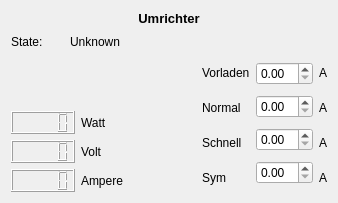
<ui version="4.0" >
 <class>PowerSupplyClass</class>
 <widget class="QWidget" name="PowerSupplyClass" >
  <property name="geometry" >
   <rect>
    <x>0</x>
    <y>0</y>
    <width>338</width>
    <height>203</height>
   </rect>
  </property>
  <property name="windowTitle" >
   <string>PowerSupply</string>
  </property>
  <layout class="QGridLayout" name="gridLayout" >
   <item row="0" column="0" colspan="6" >
    <widget class="QLabel" name="label_2" >
     <property name="text" >
      <string>&lt;!DOCTYPE HTML PUBLIC "-//W3C//DTD HTML 4.0//EN" "http://www.w3.org/TR/REC-html40/strict.dtd">
&lt;html>&lt;head>&lt;meta name="qrichtext" content="1" />&lt;style type="text/css">
p, li { white-space: pre-wrap; }
&lt;/style>&lt;/head>&lt;body style=" font-family:'Sans Serif'; font-size:10pt; font-weight:400; font-style:normal;">
&lt;p align="center" style=" margin-top:0px; margin-bottom:0px; margin-left:0px; margin-right:0px; -qt-block-indent:0; text-indent:0px;">&lt;span style=" font-weight:600;">Umrichter&lt;/span>&lt;/p>&lt;/body>&lt;/html></string>
     </property>
    </widget>
   </item>
   <item row="1" column="0" colspan="2" >
    <layout class="QHBoxLayout" name="horizontalLayout" >
     <item>
      <widget class="QLabel" name="label" >
       <property name="text" >
        <string>State:</string>
       </property>
      </widget>
     </item>
     <item>
      <widget class="QLabel" name="label_state" >
       <property name="text" >
        <string>Unknown</string>
       </property>
      </widget>
     </item>
    </layout>
   </item>
   <item row="1" column="2" colspan="4" >
    <spacer name="horizontalSpacer_4" >
     <property name="orientation" >
      <enum>Qt::Horizontal</enum>
     </property>
     <property name="sizeHint" stdset="0" >
      <size>
       <width>45</width>
       <height>20</height>
      </size>
     </property>
    </spacer>
   </item>
   <item row="2" column="0" >
    <spacer name="verticalSpacer" >
     <property name="orientation" >
      <enum>Qt::Vertical</enum>
     </property>
     <property name="sizeHint" stdset="0" >
      <size>
       <width>20</width>
       <height>17</height>
      </size>
     </property>
    </spacer>
   </item>
   <item rowspan="4" row="2" column="3" >
    <layout class="QVBoxLayout" name="verticalLayout_3" >
     <item>
      <widget class="QLabel" name="label_6" >
       <property name="text" >
        <string>Vorladen</string>
       </property>
      </widget>
     </item>
     <item>
      <widget class="QLabel" name="label_7" >
       <property name="text" >
        <string>Normal</string>
       </property>
      </widget>
     </item>
     <item>
      <widget class="QLabel" name="label_8" >
       <property name="text" >
        <string>Schnell</string>
       </property>
      </widget>
     </item>
     <item>
      <widget class="QLabel" name="label_12" >
       <property name="text" >
        <string>Sym</string>
       </property>
      </widget>
     </item>
    </layout>
   </item>
   <item rowspan="4" row="2" column="4" >
    <layout class="QVBoxLayout" name="verticalLayout_2" >
     <item>
      <widget class="QDoubleSpinBox" name="spinboxPreCharge" />
     </item>
     <item>
      <widget class="QDoubleSpinBox" name="spinboxNormalCharge" />
     </item>
     <item>
      <widget class="QDoubleSpinBox" name="spinboxQuickCharge" />
     </item>
     <item>
      <widget class="QDoubleSpinBox" name="spinboxSymCharge" />
     </item>
    </layout>
   </item>
   <item rowspan="4" row="2" column="5" >
    <layout class="QVBoxLayout" name="verticalLayout" >
     <item>
      <widget class="QLabel" name="label_13" >
       <property name="text" >
        <string>A</string>
       </property>
      </widget>
     </item>
     <item>
      <widget class="QLabel" name="label_11" >
       <property name="text" >
        <string>A</string>
       </property>
      </widget>
     </item>
     <item>
      <widget class="QLabel" name="label_10" >
       <property name="text" >
        <string>A</string>
       </property>
      </widget>
     </item>
     <item>
      <widget class="QLabel" name="label_9" >
       <property name="text" >
        <string>A</string>
       </property>
      </widget>
     </item>
    </layout>
   </item>
   <item row="3" column="0" >
    <layout class="QHBoxLayout" name="horizontalLayout_2" >
     <item>
      <widget class="QLCDNumber" name="lcdPower" />
     </item>
     <item>
      <widget class="QLabel" name="label_3" >
       <property name="text" >
        <string>Watt</string>
       </property>
      </widget>
     </item>
    </layout>
   </item>
   <item row="3" column="1" colspan="2" >
    <spacer name="horizontalSpacer" >
     <property name="orientation" >
      <enum>Qt::Horizontal</enum>
     </property>
     <property name="sizeHint" stdset="0" >
      <size>
       <width>70</width>
       <height>20</height>
      </size>
     </property>
    </spacer>
   </item>
   <item row="4" column="0" >
    <layout class="QHBoxLayout" name="horizontalLayout_3" >
     <item>
      <widget class="QLCDNumber" name="lcdVoltage" />
     </item>
     <item>
      <widget class="QLabel" name="label_4" >
       <property name="text" >
        <string>Volt</string>
       </property>
      </widget>
     </item>
    </layout>
   </item>
   <item row="4" column="1" colspan="2" >
    <spacer name="horizontalSpacer_2" >
     <property name="orientation" >
      <enum>Qt::Horizontal</enum>
     </property>
     <property name="sizeHint" stdset="0" >
      <size>
       <width>70</width>
       <height>20</height>
      </size>
     </property>
    </spacer>
   </item>
   <item row="5" column="0" colspan="2" >
    <layout class="QHBoxLayout" name="horizontalLayout_4" >
     <item>
      <widget class="QLCDNumber" name="lcdCurrent" />
     </item>
     <item>
      <widget class="QLabel" name="label_5" >
       <property name="text" >
        <string>Ampere</string>
       </property>
      </widget>
     </item>
    </layout>
   </item>
   <item row="5" column="2" >
    <spacer name="horizontalSpacer_3" >
     <property name="orientation" >
      <enum>Qt::Horizontal</enum>
     </property>
     <property name="sizeHint" stdset="0" >
      <size>
       <width>45</width>
       <height>20</height>
      </size>
     </property>
    </spacer>
   </item>
  </layout>
 </widget>
 <layoutdefault spacing="6" margin="11" />
 <resources/>
 <connections/>
</ui>
